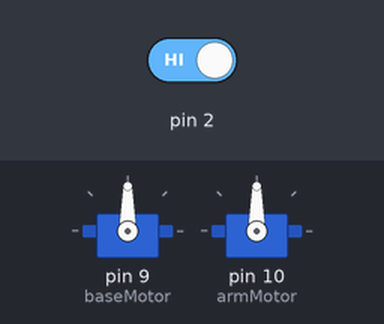
This sketch was run on a simulated Arduino Uno, built with avr-gcc and run on an emulated ATmega328P. On the bench: 2 × servo. Inputs (shaded band) come from the test bench; at power-on: pin 2 HIGH.

Above: at 1.2 s.
1.3 s: pin 2 driven LOW
At 2.1 s:
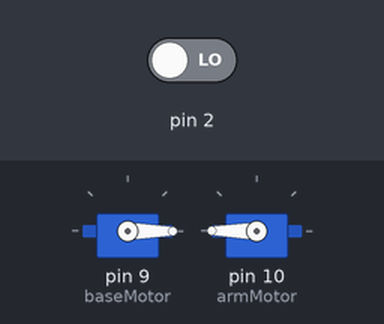
At 3.1 s:
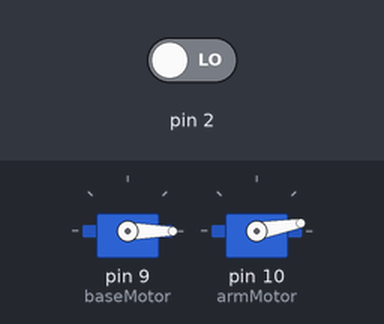
Timing chart, 0 to 16.3 s (numbered marks = the images above; inputs shaded):
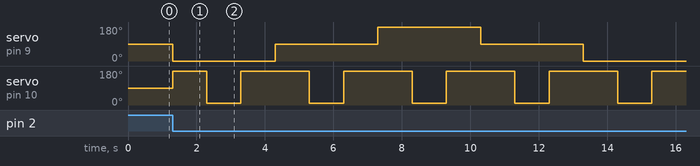

The sketch:

two-axis-robot-arm.ino
```cpp
/*

Retract - 180 degrees
Extend - 10 degrees

Challenge #1) Find retract & extend angles
Challenge #2) Move between 0, 90, 180 while extended
Challenge #3) Move between 0, 90, 180 while retracted
Challenge #4) Move between 0, 90, 180 with extend / retract
Challenge #5) Trigger motion by button
Challenge #6) Move between 0, 45, 90, 135, 180 with extend / retract
*/

#include <Servo.h>

Servo baseMotor;
Servo armMotor;

void setup() {
  pinMode(2,INPUT);
  pinMode(9,OUTPUT);
  pinMode(10,OUTPUT);
  baseMotor.attach(9);
  armMotor.attach(10);

}

void loop() {

  if (digitalRead(2)==LOW) {
    //move the motor
    armMotor.write(180);

    baseMotor.write(0);
    delay(1000);
    armMotor.write(10);
    delay(1000);
    armMotor.write(180);
    delay(1000);


    baseMotor.write(90);
    delay(1000);
    armMotor.write(10);
    delay(1000);
    armMotor.write(180);
    delay(1000);


    baseMotor.write(180);
    delay(1000);
    armMotor.write(10);
    delay(1000);
    armMotor.write(180);
    delay(1000);

    baseMotor.write(90);
    delay(1000);
    armMotor.write(10);
    delay(1000);
    armMotor.write(180);
    delay(1000);

    baseMotor.write(0);
    delay(1000);
    armMotor.write(10);
    delay(1000);
    armMotor.write(180);
    delay(1000);


  }
  else {
    //do nothing
  }


}
```

Measured:
- after the input at 1.3 s, servo on pin 9 (baseMotor): 90° → 0° at once, → 90° 3.0 s later, → 180° 3.0 s later, → 90° 3.0 s later, … (5 changes in this stretch); servo on pin 10 (armMotor): 90° → 180° at once, then repeats every 3.0 s: 10° 1.0 s, 180° 2.0 s
